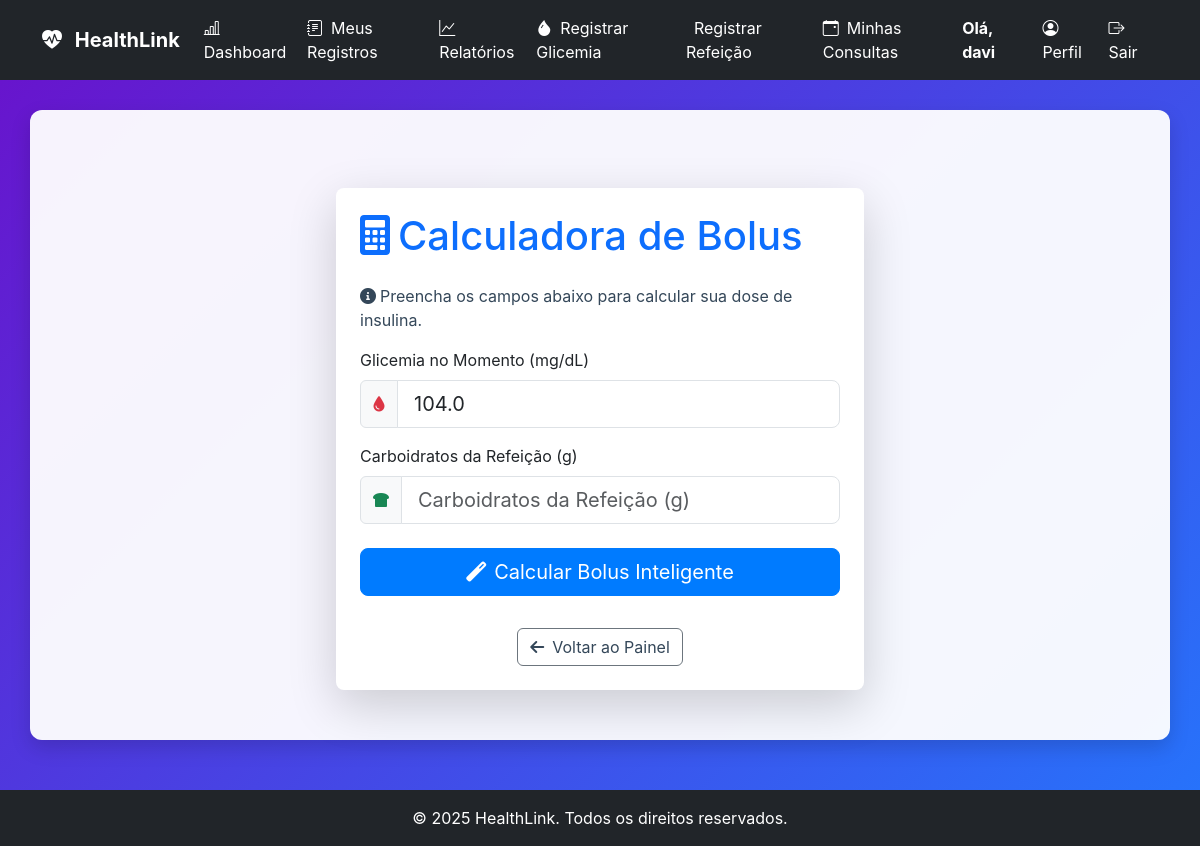
The page /calculadora_bolus (signed in) on the database as committed earlier.
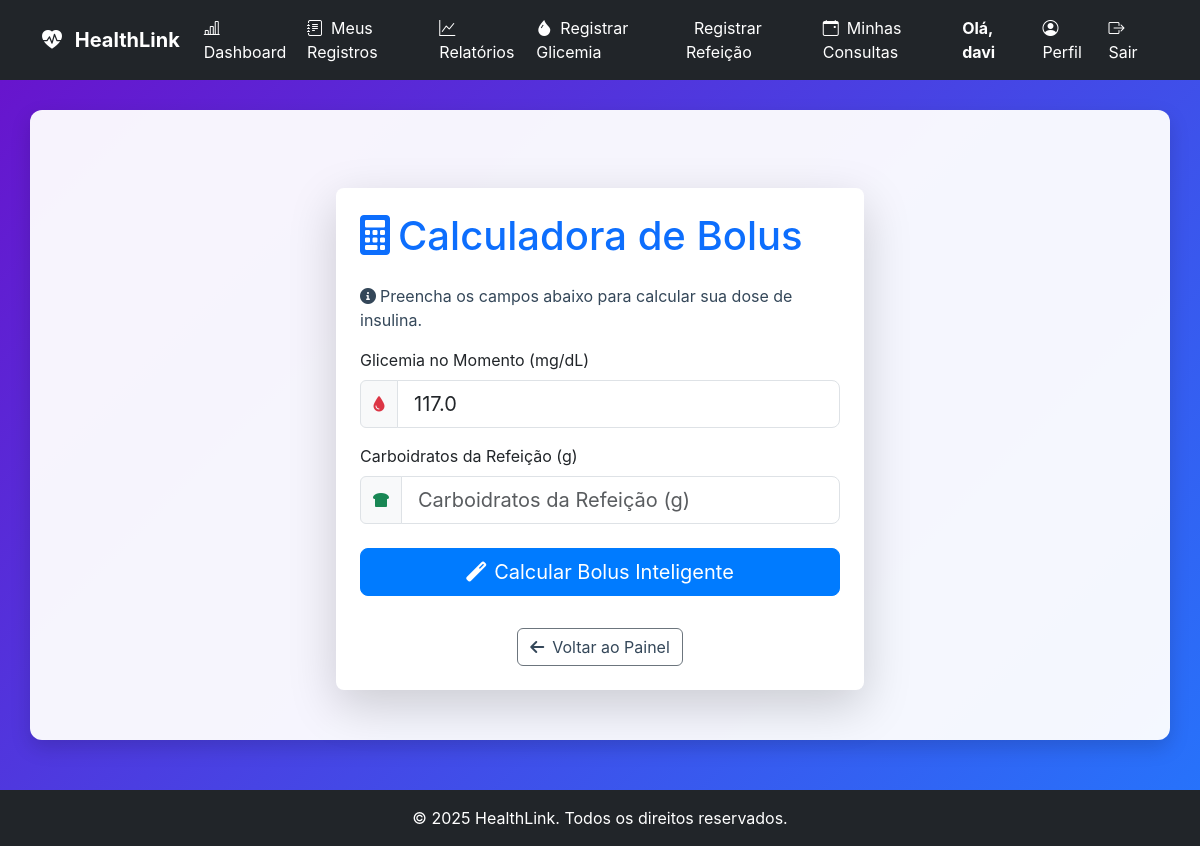
The same page on the database as committed later.
### tables this page shows
CREATE TABLE registros (
                    id INTEGER PRIMARY KEY,
                    user_id INTEGER NOT NULL,
                    data_hora TEXT NOT NULL,
                    tipo TEXT NOT NULL,
                    valor REAL,
                    observacoes TEXT,
                    alimentos_json TEXT,
                    total_calorias REAL,
                    total_carbs REAL, dose_insulina REAL, dose_aplicada REAL, tipo_medicao TEXT,
                    FOREIGN KEY (user_id) REFERENCES users (id)
                );

### app.py (the view, shortened to what this page needs)
@app.route('/calculadora_bolus', methods=['GET', 'POST'])
@login_required
def calculadora_bolus():
    if current_user.role != 'paciente':
        flash('A Calculadora de Bolus é exclusiva para o perfil de Paciente.', 'danger')
        return redirect(url_for('dashboard'))
    user_id = current_user.id
    parametros_clinicos = db_manager.obter_parametros_clinicos(user_id)
    if not parametros_clinicos or not parametros_clinicos.get('glicemia_alvo') or not parametros_clinicos.get('ric_manha'):
        flash("ATENÇÃO: Seus parâmetros clínicos estão incompletos. Por favor, solicite ao seu médico que os configure.", 'warning')
        return redirect(url_for('configurar_parametros'))
    ultima_glicemia = db_manager.buscar_ultima_glicemia(user_id)
    resultado_bolus = None
    bolus_service = BolusService(db_manager)
    return render_template('calculadora_bolus.html',
                           ultima_glicemia=ultima_glicemia,
                           parametros=parametros_clinicos,
                           resultado=resultado_bolus)

### app.py (called while the page is built)
@app.context_processor
def inject_now():
    return {'now': datetime.now}

### database_manager.py (called while the page is built)
    def get_db_connection(self):
        conn = sqlite3.connect(self.db_path)
        conn.execute("PRAGMA foreign_keys = ON;")
        conn.row_factory = sqlite3.Row
        return conn

    def carregar_usuario_por_id(self, user_id):
        conn = self.get_db_connection()
        user_data = conn.execute(
            "SELECT id, username, role, email, nome_completo, razao_ic, fator_sensibilidade, data_nascimento, sexo, telefone, medico_id FROM users WHERE id = ?",
            (user_id,)
        ).fetchone()
        conn.close()
        return dict(user_data) if user_data else None

### models.py (called while the page is built)
    @property
    def is_paciente(self):
        return self.role == 'paciente' or self.role == 'user'

### templates/calculadora_bolus.html (shortened to what this page needs)
{% extends 'base.html' %}
{% block content %}
<div class="container mt-5">
    <div class="row justify-content-center">
        <div class="col-md-8 col-lg-6">
            <div class="card p-4 shadow-lg border-0">
                <h1 class="mb-4 text-primary">
                    <i class="fas fa-calculator me-2"></i>Calculadora de Bolus
                </h1>
                <p class="text-muted"><i class="fas fa-info-circle me-1"></i>Preencha os campos abaixo para calcular sua
                    dose de insulina.</p>
                <form action="{{ url_for('calculadora_bolus') }}" method="post">
                    <label for="glicemia_atual" class="form-label">Glicemia no Momento (mg/dL)</label>
                    <div class="mb-3 input-group">
                        <span class="input-group-text bg-light"><i class="fas fa-tint text-danger"></i></span>
                        <input type="number" step="1" class="form-control form-control-lg" id="glicemia_atual"
                            name="glicemia_atual" placeholder="Glicemia no Momento (mg/dL)"
                            value="{{ resultado.glicemia_atual if resultado else ultima_glicemia }}" required>
                    </div>
                    <label for="carbos" class="form-label">Carboidratos da Refeição (g)</label>
                    <div class="mb-4 input-group">
                        <span class="input-group-text bg-light"><i class="fas fa-bread-slice text-success"></i></span>
                        <input type="number" step="0.1" class="form-control form-control-lg" id="carbos" name="carbos"
                            placeholder="Carboidratos da Refeição (g)"
                            value="{{ resultado.carbos if resultado else '' }}" required>
                    </div>
                    <button type="submit" class="btn btn-primary btn-lg w-100 mb-3">
                        <i class="fas fa-magic me-2"></i>Calcular Bolus Inteligente
                    </button>
                </form>
                <div class="text-center mt-3">
                    <a href="{{ url_for('dashboard') }}" class="btn btn-secondary">
                        <i class="fas fa-arrow-left me-2"></i>Voltar ao Painel
                    </a>
                </div>
            </div>
        </div>
    </div>
</div>
{% endblock %}

Rows that differ between the two databases and show on the page:
no longer on this page (row unchanged): registros: glicemia_atual "104.0"
added registros: glicemia_atual "117.0"
